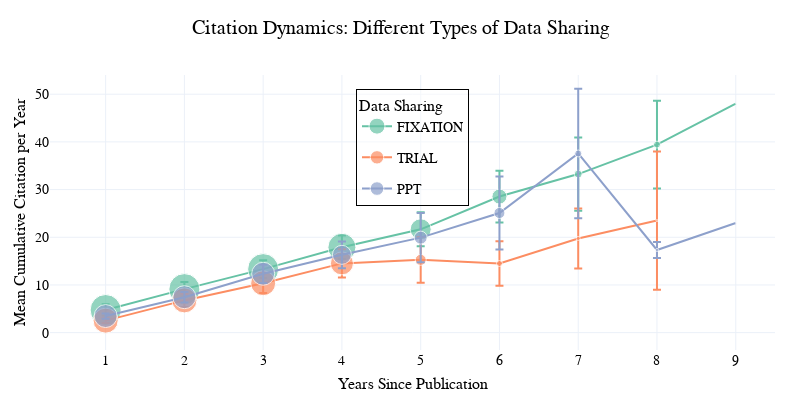

The code cell stored with this chart in its notebook:
### Code cell
cit_dynamics_sharing_class_fig = go.Figure()
for share_class in cit_dynamics_sharing_class.index.get_level_values(GROUPING_COL).unique():
    subset = cit_dynamics_sharing_class.xs(share_class, level=GROUPING_COL)
    count_per_year = subset.count(axis=0)
    mean_per_year = subset.mean(axis=0)
    sem_per_year = subset.sem(axis=0)
    mean_citations_per_year = subset.mean(axis=0)
    cit_dynamics_sharing_class_fig.add_trace(go.Scatter(
        name=share_class, legendgroup=share_class,
        x=mean_per_year.index,
        y=mean_per_year.values,
        error_y=dict(type='data', array=sem_per_year.values, width=5, visible=True,),
        marker=dict(
            color=share_groups[share_class],
            size=count_per_year.values
        ),
        mode='lines+markers',
    ))

cit_dynamics_sharing_class_fig.update_layout(
    width=800, height=400,
    title=dict(
        text="Citation Dynamics: Different Types of Data Sharing",
        font=TITLE_FONT,
        x=0.5, xanchor="center", y=0.95, yanchor="top"
    ),
    xaxis=dict(
        title=dict(text="Years Since Publication", font=AXIS_TITLE_FONT, standoff=10),
        tickfont=AXIS_TICK_FONT,
        zeroline=False,
    ),
    yaxis=dict(
        title=dict(text="Mean Cumulative Citation per Year", font=AXIS_TITLE_FONT, standoff=5),
        tickfont=AXIS_TICK_FONT,
        zeroline=False,
    ),
    legend=dict(
        title=dict(text="Data Sharing", font=AXIS_TITLE_FONT),
        font=LEGEND_FONT,
        x=0.5, xanchor="center", y=0.95, yanchor="top",
        bgcolor='rgba(255,255,255,0.5)',
        bordercolor='black', borderwidth=1,
    ),
    margin=dict(t=75, b=50, l=50, r=25, pad=0),
    template="plotly_white"
)
cit_dynamics_sharing_class_fig.show()

### Figure 1 — Plotly figure (JSON) as saved in the notebook; plotly's stock layout.template omitted (floating-point values rounded to 4 significant figures)
{"data": [{"error_y": {"array": [1.199, 1.507, 1.878, 2.474, 3.574, 5.44, 7.695, 9.196, NaN], "type": "data", "visible": true}, "legendgroup": "FIXATION", "marker": {"color": "#66c2a5", "size": [31, 31, 31, 28, 21, 15, 8, 7, 1]}, "mode": "lines+markers", "name": "FIXATION", "x": [1, 2, 3, 4, 5, 6, 7, 8, 9], "y": [4.742, 9.129, 13.32, 17.89, 21.67, 28.53, 33.25, 39.43, 48.0], "type": "scatter"}, {"error_y": {"array": [0.5135, 1.381, 2.058, 2.965, 4.794, 4.667, 6.29, 14.5, NaN], "type": "data", "visible": true}, "legendgroup": "TRIAL", "marker": {"color": "#fc8d62", "size": [25, 25, 25, 23, 11, 6, 4, 2, 0]}, "mode": "lines+markers", "name": "TRIAL", "x": [1, 2, 3, 4, 5, 6, 7, 8, 9], "y": [2.52, 6.76, 10.36, 14.52, 15.27, 14.5, 19.75, 23.5, NaN], "type": "scatter"}, {"error_y": {"array": [0.544, 1.112, 1.956, 2.814, 5.152, 7.641, 13.57, 1.667, NaN], "type": "data", "visible": true}, "legendgroup": "PPT", "marker": {"color": "#8da0cb", "size": [23, 23, 23, 19, 13, 11, 7, 3, 1]}, "mode": "lines+markers", "name": "PPT", "x": [1, 2, 3, 4, 5, 6, 7, 8, 9], "y": [3.478, 7.435, 12.35, 16.32, 19.92, 25.09, 37.57, 17.33, 23.0], "type": "scatter"}], "layout": {"title": {"font": {"family": "sans-serif", "size": 20, "color": "black"}, "text": "Citation Dynamics: Different Types of Data Sharing", "x": 0.5, "xanchor": "center", "y": 0.95, "yanchor": "top"}, "xaxis": {"title": {"font": {"family": "sans-serif", "size": 16, "color": "black"}, "text": "Years Since Publication", "standoff": 10}, "tickfont": {"family": "sans-serif", "size": 14, "color": "black"}, "zeroline": false}, "yaxis": {"title": {"font": {"family": "sans-serif", "size": 16, "color": "black"}, "text": "Mean Cumulative Citation per Year", "standoff": 5}, "tickfont": {"family": "sans-serif", "size": 14, "color": "black"}, "zeroline": false}, "legend": {"title": {"font": {"family": "sans-serif", "size": 16, "color": "black"}, "text": "Data Sharing"}, "font": {"family": "sans-serif", "size": 14, "color": "black"}, "x": 0.5, "xanchor": "center", "y": 0.95, "yanchor": "top", "bgcolor": "rgba(255,255,255,0.5)", "bordercolor": "black", "borderwidth": 1}, "margin": {"t": 75, "b": 50, "l": 50, "r": 25, "pad": 0}, "width": 800, "height": 400}}
